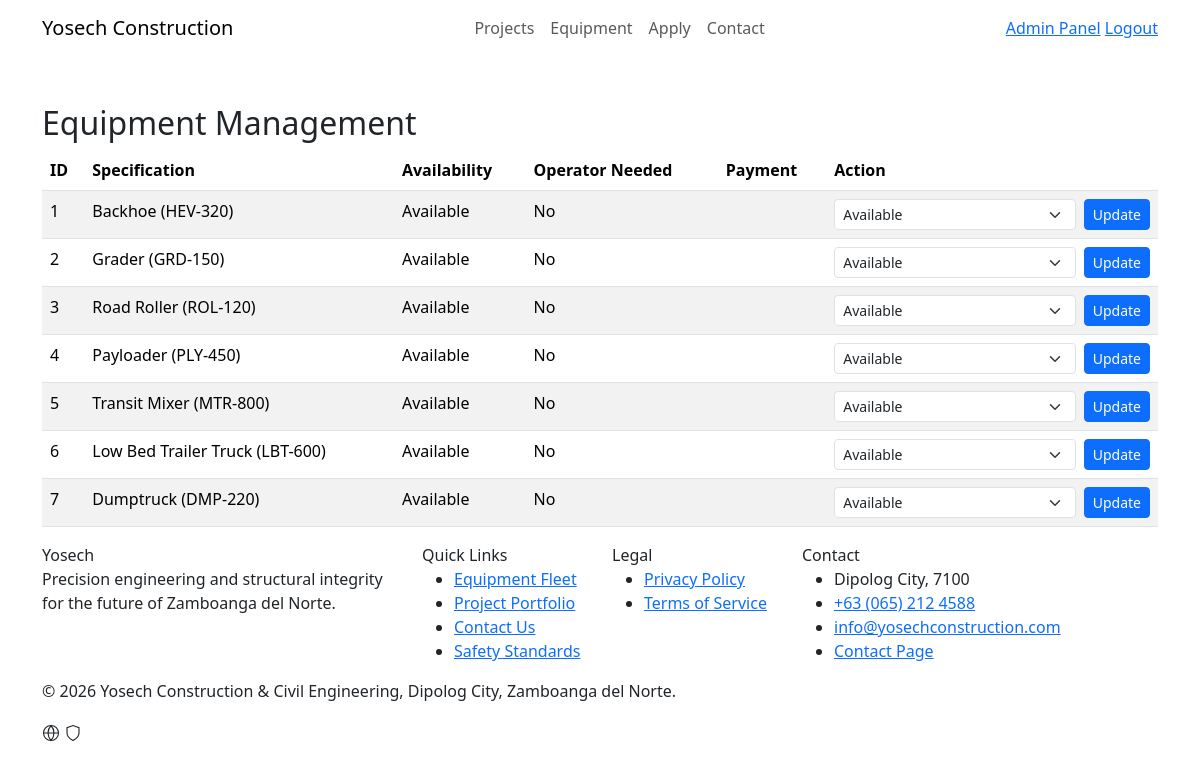
The page /admin/amin_equipment.php (signed in) on the database its author committed.
### tables this page shows
CREATE TABLE Equipment (
    EquipmentID             INT AUTO_INCREMENT PRIMARY KEY,
    EquipmentOfferingID     INT NULL,
    Specification           TEXT,
    StartDate               DATE,
    EndDate                 DATE,
    AvailabilityStatus      ENUM('Available', 'Rented', 'Under Maintenance') NOT NULL DEFAULT 'Available',
    NeedsOperator           TINYINT(1) NOT NULL DEFAULT 0,
    EquipmentPaymentStatus  ENUM('Unpaid', 'Paid', 'Partial') NOT NULL DEFAULT 'Unpaid',
    CONSTRAINT fk_equipment_offering FOREIGN KEY (EquipmentOfferingID) REFERENCES EquipmentOffering(EquipmentOfferingID)
        ON DELETE SET NULL ON UPDATE CASCADE
);

### admin/amin_equipment.php (the view, shortened to what this page needs)
<?php
include("../config/database.php");
include("../includes/header.php");
include("../includes/navbar.php");
$result = mysqli_query($conn, "SELECT * FROM Equipment ORDER BY EquipmentID ASC");
?>
<div class="container mt-5">
    <h2>Equipment Management</h2>
    <table class="table table-striped">
        <thead>
            <tr>
                <th>ID</th>
                <th>Specification</th>
                <th>Availability</th>
                <th>Operator Needed</th>
                <th>Payment</th>
                <th>Action</th>
            </tr>
        </thead>
        <tbody>
            <?php while ($row = mysqli_fetch_assoc($result)): ?>
                <tr>
                    <td><?= $row['EquipmentID'] ?></td>
                    <td><?= htmlspecialchars($row['Specification']) ?></td>
                    <td><?= htmlspecialchars($row['AvailabilityStatus']) ?></td>
                    <td><?= $row['NeedsOperator'] ? 'Yes' : 'No' ?></td>
                    <td><?= htmlspecialchars($row['PaymentStatus']) ?></td>
                    <td>
                        <form method="post" class="d-flex gap-2">
                            <select class="form-select form-select-sm" name="availability_status">
                                <option value="Available" <?= $row['AvailabilityStatus'] === 'Available' ? 'selected' : '' ?>>Available</option>
                            </select>
                            <button type="submit" class="btn btn-sm btn-primary">Update</button>
                        </form>
                    </td>
                </tr>
            <?php endwhile; ?>
        </tbody>
    </table>
</div>
<?php include("../includes/footer.php");

### includes/header.php (shortened to what this page needs)
<!DOCTYPE html>
<html lang="en">
<head>
<link href="https://cdn.jsdelivr.net/npm/bootstrap@5.3.3/dist/css/bootstrap.min.css" rel="stylesheet">
<link rel="stylesheet" href="<?= BASE_URL ?>/assets/css/theme.css">
<link rel="stylesheet" href="<?= BASE_URL ?>/assets/css/style.css">
</head>
<body>

### includes/navbar.php (shortened to what this page needs)
<?php
$currentPage = basename($_SERVER['PHP_SELF']);
$isLoggedIn = isset($_SESSION['user_type']);
$isClient = $isLoggedIn && $_SESSION['user_type'] === 'Client';
$isStaff = $isLoggedIn && in_array($_SESSION['user_type'], ['Admin', 'Manager']);
?>
<nav class="navbar navbar-expand-lg ysc-navbar">
    <div class="container">
        <a class="navbar-brand" href="<?= BASE_URL ?>/index.php">Yosech Construction</a>
        <div class="collapse navbar-collapse" id="nav">
            <ul class="navbar-nav mx-auto">
                <li class="nav-item">
                    <a class="nav-link<?= $currentPage === 'projects.php' ? ' active' : '' ?>" href="<?= BASE_URL ?>/projects.php">Projects</a>
                </li>
                <li class="nav-item">
                    <a class="nav-link<?= $currentPage === 'equipment.php' ? ' active' : '' ?>" href="<?= BASE_URL ?>/equipment.php">Equipment</a>
                </li>
                <li class="nav-item">
                    <a class="nav-link<?= $currentPage === 'apply.php' ? ' active' : '' ?>" href="<?= BASE_URL ?>/apply.php">Apply</a>
                </li>
                <li class="nav-item">
                    <a class="nav-link<?= $currentPage === 'contact.php' ? ' active' : '' ?>" href="<?= BASE_URL ?>/contact.php">Contact</a>
                </li>
            </ul>
            <div class="ysc-nav-actions ms-lg-3">
                <?php if ($isClient): ?>
                    <a class="ysc-btn-outline" href="<?= BASE_URL ?>/track_project.php">My Projects</a>
                    <a class="ysc-btn-primary" href="<?= BASE_URL ?>/logout.php">Logout</a>
                <?php elseif ($isStaff): ?>
                    <a class="ysc-btn-outline" href="<?= BASE_URL ?>/admin/amin_dashboard.php">Admin Panel</a>
                    <a class="ysc-btn-primary" href="<?= BASE_URL ?>/logout.php">Logout</a>
                <?php else: ?>
                    <a class="ysc-btn-outline<?= in_array($currentPage, ['login.php', 'signup.php']) ? ' active' : '' ?>" href="<?= BASE_URL ?>/login.php">Login</a>
                    <a class="ysc-btn-primary" href="<?= BASE_URL ?>/signup.php">Sign Up</a>
                <?php endif; ?>
            </div>
        </div>
    </div>
</nav>

### includes/footer.php (shortened to what this page needs)
<footer class="ysc-footer">
    <div class="container">
        <div class="row g-4">
            <div class="col-md-4">
                <div class="ysc-footer-brand">Yosech</div>
                <p class="ysc-footer-desc">Precision engineering and structural integrity for the future of Zamboanga del Norte.</p>
            </div>
            <div class="col-6 col-md-2">
                <div class="ysc-footer-heading">Quick Links</div>
                <ul class="ysc-footer-links">
                    <li><a href="<?= BASE_URL ?>/equipment.php">Equipment Fleet</a></li>
                    <li><a href="<?= BASE_URL ?>/projects.php">Project Portfolio</a></li>
                    <li><a href="<?= BASE_URL ?>/contact.php">Contact Us</a></li>
                    <li><a href="#">Safety Standards</a></li>
                </ul>
            </div>
            <div class="col-6 col-md-2">
                <div class="ysc-footer-heading">Legal</div>
                <ul class="ysc-footer-links">
                    <li><a href="#">Privacy Policy</a></li>
                    <li><a href="#">Terms of Service</a></li>
                </ul>
            </div>
            <div class="col-md-4">
                <div class="ysc-footer-heading">Contact</div>
                <ul class="ysc-footer-links">
                    <li>Dipolog City, 7100</li>
                    <li><a href="tel:+630652124588">+63 (065) 212 4588</a></li>
                    <li><a href="mailto:info@yosechconstruction.com">info@yosechconstruction.com</a></li>
                    <li><a href="<?= BASE_URL ?>/contact.php">Contact Page</a></li>
                </ul>
            </div>
        </div>
        <div class="ysc-footer-bottom">
            <p class="ysc-footer-copy">&copy; <?= date('Y') ?> Yosech Construction &amp; Civil Engineering, Dipolog City, Zamboanga del Norte.</p>
            <div class="ysc-footer-icons">
                <svg xmlns="http://www.w3.org/2000/svg" width="18" height="18" fill="none" viewBox="0 0 24 24" stroke="currentColor" stroke-width="1.5"><circle cx="12" cy="12" r="10"/><path d="M2 12h20M12 2a15.3 15.3 0 0 1 4 10 15.3 15.3 0 0 1-4 10 15.3 15.3 0 0 1-4-10 15.3 15.3 0 0 1 4-10z"/></svg>
                <svg xmlns="http://www.w3.org/2000/svg" width="18" height="18" fill="none" viewBox="0 0 24 24" stroke="currentColor" stroke-width="1.5"><path d="M12 22s8-4 8-10V5l-8-3-8 3v7c0 6 8 10 8 10z"/></svg>
            </div>
        </div>
    </div>
</footer>
</body>
</html>

### rows shown on the page
equipment: EquipmentID "1", Specification "Backhoe (HEV-320)", AvailabilityStatus "Available", NeedsOperator "No", availability_status "Available"
equipment: EquipmentID "2", Specification "Grader (GRD-150)", AvailabilityStatus "Available", NeedsOperator "No", availability_status "Available"
equipment: EquipmentID "3", Specification "Road Roller (ROL-120)", AvailabilityStatus "Available", NeedsOperator "No", availability_status "Available"
equipment: EquipmentID "4", Specification "Payloader (PLY-450)", AvailabilityStatus "Available", NeedsOperator "No", availability_status "Available"
equipment: EquipmentID "5", Specification "Transit Mixer (MTR-800)", AvailabilityStatus "Available", NeedsOperator "No", availability_status "Available"
equipment: EquipmentID "6", Specification "Low Bed Trailer Truck (LBT-600)", AvailabilityStatus "Available", NeedsOperator "No", availability_status "Available"
equipment: EquipmentID "7", Specification "Dumptruck (DMP-220)", AvailabilityStatus "Available", NeedsOperator "No", availability_status "Available"
